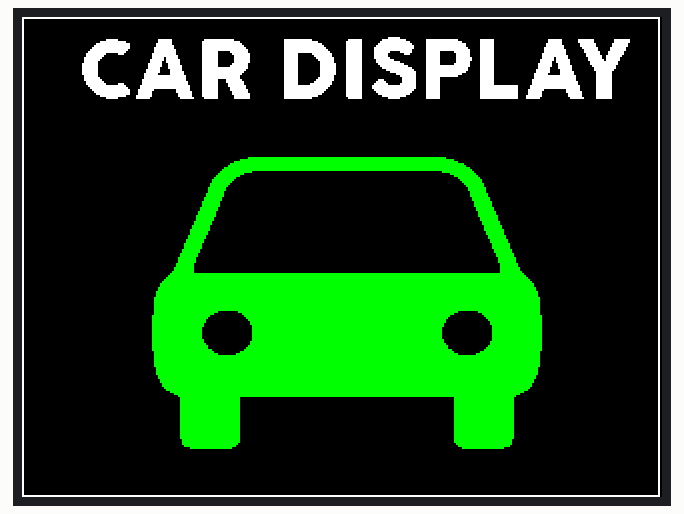
Simulated run of this sketch. Board: Arduino Uno, built with avr-gcc and run on an emulated ATmega328P. Parts: 320×240 colour display. What the sketch prints to the serial monitor is not drawn.

Above: at 0.7 s.
At 3.2 s:
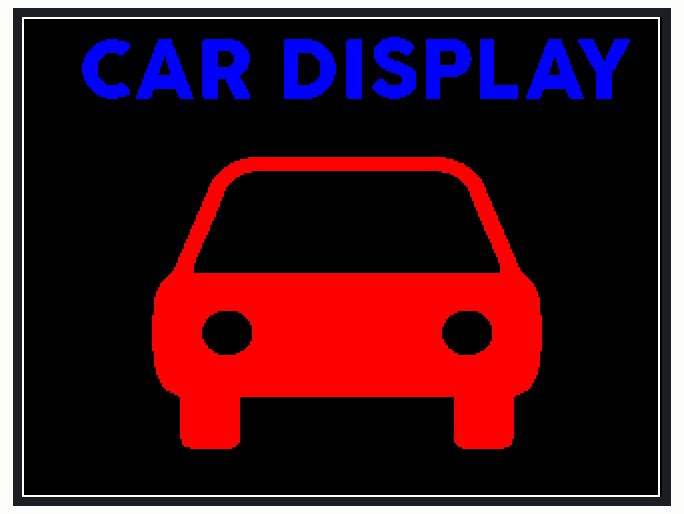
At 5.7 s:
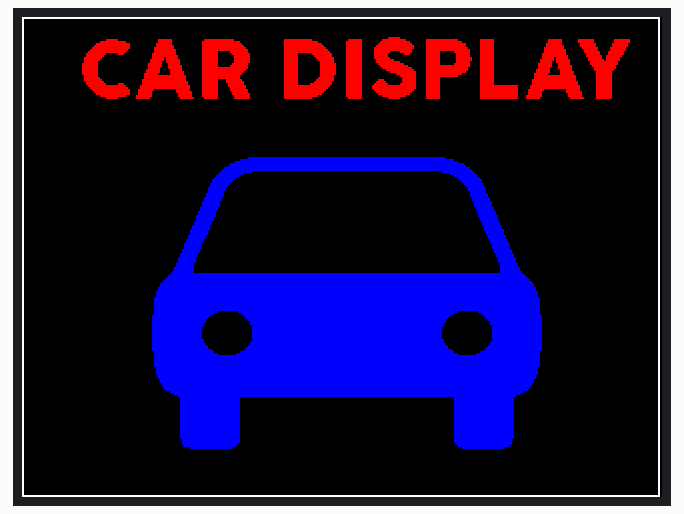
At 7.7 s:
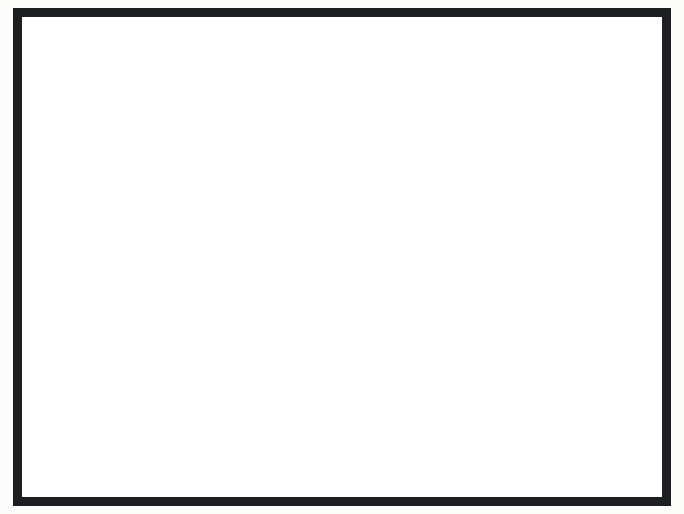
At 8.2 s:
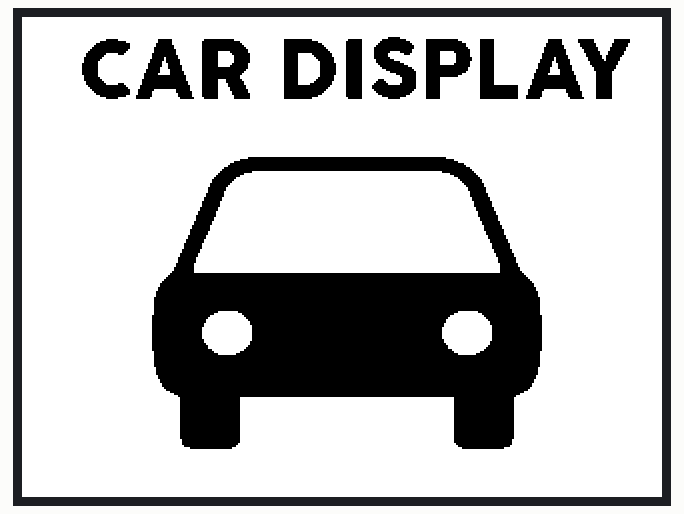

The sketch:

CarDisplay.ino
```cpp
   //////////////////////////////////////////////
  //        2.8" CAR DISPLAY DEMO             //
 //                                          //
//           http://www.educ8s.tv           //
/////////////////////////////////////////////

#include <Adafruit_TFTLCD.h>
#include "graphics.h"
#include "icons.h"
#define LCD_CS A3
#define LCD_CD A2
#define LCD_WR A1
#define LCD_RD A0
#define LCD_RESET A4

#define BLACK   0x0000
#define BLUE    0x001F
#define RED     0xF800
#define GREEN   0x07E0
#define CYAN    0x07FF
#define MAGENTA 0xF81F
#define YELLOW  0xFFE0
#define WHITE   0xFFFF
#define GREY     0xD6BA

Adafruit_TFTLCD tft(LCD_CS, LCD_CD, LCD_WR, LCD_RD, LCD_RESET);

//extern uint8_t car[];
//ex/tern uint8_t title[];

void setup() {
  Serial.begin(9600);
  Serial.print("Starting...");

  tft.reset();
  tft.begin(tft.readID());
  tft.setRotation(1);


}

void loop()
{
  tft.fillScreen(BLACK);
  tft.drawRect(0,0,319,240,WHITE); //Draw white frame

  drawBitmap(30, 10, title, 275, 31,WHITE);
  drawBitmap(65, 70, car, 195, 146,GREEN);
  delay(2000);
  drawBitmap(30, 10, title, 275, 31,BLUE);
  drawBitmap(65, 70, car, 195, 146,RED);
  delay(2000);
  drawBitmap(30, 10, title, 275, 31,RED);
  drawBitmap(65, 70, car, 195, 146,BLUE);
  delay(2000);
  tft.fillScreen(WHITE); //Make screen white
  drawBitmap(30, 10, title, 275, 31,BLACK);
  drawBitmap(65, 70, car, 195, 146,BLACK);
  delay(2000);

}

void drawBitmap(int16_t x, int16_t y,
 const uint8_t *bitmap, int16_t w, int16_t h, uint16_t color) {

  int16_t i, j, byteWidth = (w + 7) / 8;
  uint8_t byte;

  for(j=0; j<h; j++) {
    for(i=0; i<w; i++) {
      if(i & 7) byte <<= 1;
      else      byte   = pgm_read_byte(bitmap + j * byteWidth + i / 8);
      if(byte & 0x80) tft.drawPixel(x+i, y+j, color);
    }
  }
}
```

Source omitted: graphics.h (data table, 21736 bytes), icons.h (18132 bytes)

Measured:
- by itself, everything shown: repeats every 10.0 s, in 6 steps
- what the display in image 0 shows lasts 2.4 s, from 0.7 s to 3.1 s
- what the display in image 2 shows lasts 2.0 s, from 5.6 s to 7.6 s
- what the display in image 3 shows lasts 0.5 s, from 7.6 s to 8.1 s
